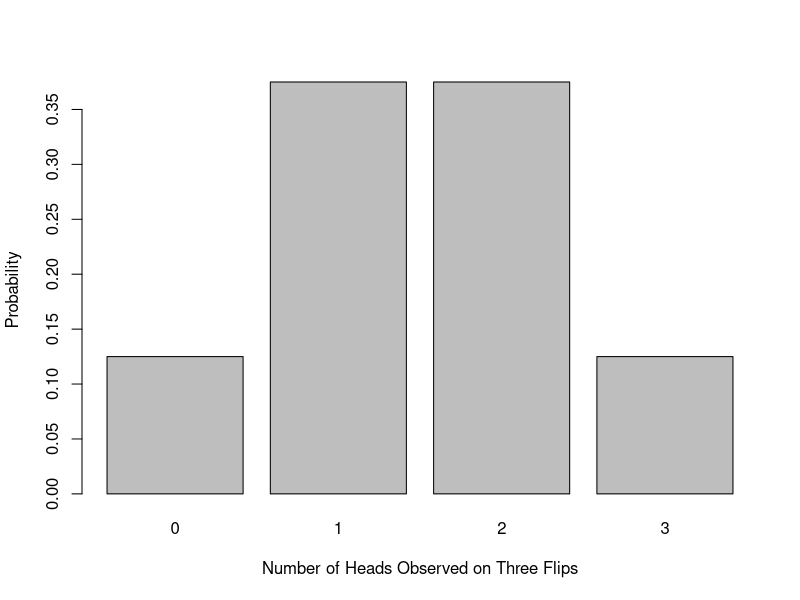

This chart was generated by the following R code:
## ---- chunk 1
## Why does this need cbind?
knitr::kable(cbind.data.frame('# Heads' = 0:3, 'Probability' = c('1/8', '3/8', '3/8', '1/8')), 
             align = 'c')
## ---- chunk 2
library(knitr)
tmpTab <- cbind.data.frame(x = 0:3, 'P(X=x)' = c('1/8', '3/8', '3/8', '1/8'))
kable(tmpTab, align = 'c')
## ---- chunk 3
x <- 0:3
y <- dbinom(x, 3, 0.5)
barplot(y, names.arg = x, xlab = 'Number of Heads Observed on Three Flips', ylab = 'Probability')
## ---- chunk 4
flipCoin3 <- function() {
    dat <- rbinom(3, 1, 0.5)
    sum(dat)
}
nSims <- 1000
simRes <- replicate(nSims, flipCoin3())
prop.table(table(simRes))
